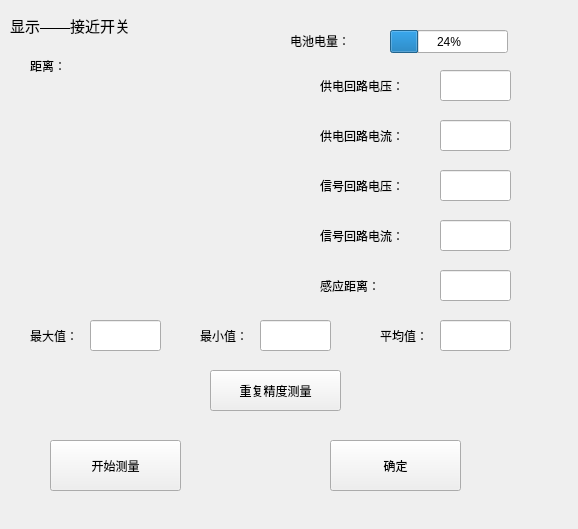
<?xml version="1.0" encoding="UTF-8"?>
<ui version="4.0">
 <class>showWin_proximitySwitch</class>
 <widget class="QWidget" name="showWin_proximitySwitch">
  <property name="geometry">
   <rect>
    <x>0</x>
    <y>0</y>
    <width>578</width>
    <height>529</height>
   </rect>
  </property>
  <property name="windowTitle">
   <string>显示_接近开关</string>
  </property>
  <widget class="QLabel" name="label">
   <property name="geometry">
    <rect>
     <x>10</x>
     <y>10</y>
     <width>301</width>
     <height>31</height>
    </rect>
   </property>
   <property name="font">
    <font>
     <pointsize>11</pointsize>
    </font>
   </property>
   <property name="text">
    <string>显示——接近开关</string>
   </property>
  </widget>
  <widget class="QPushButton" name="btn_ok">
   <property name="geometry">
    <rect>
     <x>330</x>
     <y>440</y>
     <width>131</width>
     <height>51</height>
    </rect>
   </property>
   <property name="text">
    <string>确定</string>
   </property>
  </widget>
  <widget class="QPushButton" name="btn_start_finish_mea">
   <property name="geometry">
    <rect>
     <x>50</x>
     <y>440</y>
     <width>131</width>
     <height>51</height>
    </rect>
   </property>
   <property name="text">
    <string>开始测量</string>
   </property>
   <property name="checkable">
    <bool>true</bool>
   </property>
  </widget>
  <widget class="QLabel" name="label_10">
   <property name="geometry">
    <rect>
     <x>320</x>
     <y>220</y>
     <width>211</width>
     <height>31</height>
    </rect>
   </property>
   <property name="text">
    <string>信号回路电流：</string>
   </property>
  </widget>
  <widget class="QLineEdit" name="lineE_signal_current">
   <property name="geometry">
    <rect>
     <x>440</x>
     <y>220</y>
     <width>71</width>
     <height>31</height>
    </rect>
   </property>
  </widget>
  <widget class="QLabel" name="label_8">
   <property name="geometry">
    <rect>
     <x>320</x>
     <y>120</y>
     <width>251</width>
     <height>31</height>
    </rect>
   </property>
   <property name="text">
    <string>供电回路电流：</string>
   </property>
  </widget>
  <widget class="QLineEdit" name="lineE_supply_voltage">
   <property name="geometry">
    <rect>
     <x>440</x>
     <y>70</y>
     <width>71</width>
     <height>31</height>
    </rect>
   </property>
  </widget>
  <widget class="QLineEdit" name="lineE_signal_voltage">
   <property name="geometry">
    <rect>
     <x>440</x>
     <y>170</y>
     <width>71</width>
     <height>31</height>
    </rect>
   </property>
  </widget>
  <widget class="QLabel" name="label_7">
   <property name="geometry">
    <rect>
     <x>320</x>
     <y>70</y>
     <width>251</width>
     <height>31</height>
    </rect>
   </property>
   <property name="text">
    <string>供电回路电压：</string>
   </property>
  </widget>
  <widget class="QLineEdit" name="lineE_supply_current">
   <property name="geometry">
    <rect>
     <x>440</x>
     <y>120</y>
     <width>71</width>
     <height>31</height>
    </rect>
   </property>
  </widget>
  <widget class="QLabel" name="label_9">
   <property name="geometry">
    <rect>
     <x>320</x>
     <y>170</y>
     <width>211</width>
     <height>31</height>
    </rect>
   </property>
   <property name="text">
    <string>信号回路电压：</string>
   </property>
  </widget>
  <widget class="QLabel" name="label_3">
   <property name="geometry">
    <rect>
     <x>30</x>
     <y>50</y>
     <width>91</width>
     <height>31</height>
    </rect>
   </property>
   <property name="text">
    <string>距离：</string>
   </property>
  </widget>
  <widget class="QCustomPlot" name="plot_distance" native="true">
   <property name="geometry">
    <rect>
     <x>30</x>
     <y>80</y>
     <width>271</width>
     <height>181</height>
    </rect>
   </property>
  </widget>
  <widget class="QLabel" name="label_2">
   <property name="geometry">
    <rect>
     <x>290</x>
     <y>20</y>
     <width>131</width>
     <height>41</height>
    </rect>
   </property>
   <property name="text">
    <string>电池电量：</string>
   </property>
  </widget>
  <widget class="QProgressBar" name="pBar_battery">
   <property name="geometry">
    <rect>
     <x>390</x>
     <y>30</y>
     <width>118</width>
     <height>23</height>
    </rect>
   </property>
   <property name="value">
    <number>24</number>
   </property>
  </widget>
  <widget class="QLineEdit" name="lineE_dis_max">
   <property name="geometry">
    <rect>
     <x>90</x>
     <y>320</y>
     <width>71</width>
     <height>31</height>
    </rect>
   </property>
  </widget>
  <widget class="QLabel" name="label_13">
   <property name="geometry">
    <rect>
     <x>30</x>
     <y>320</y>
     <width>101</width>
     <height>31</height>
    </rect>
   </property>
   <property name="text">
    <string>最大值：</string>
   </property>
  </widget>
  <widget class="QLabel" name="label_14">
   <property name="geometry">
    <rect>
     <x>200</x>
     <y>320</y>
     <width>191</width>
     <height>31</height>
    </rect>
   </property>
   <property name="text">
    <string>最小值：</string>
   </property>
  </widget>
  <widget class="QLineEdit" name="lineE_dis_min">
   <property name="geometry">
    <rect>
     <x>260</x>
     <y>320</y>
     <width>71</width>
     <height>31</height>
    </rect>
   </property>
  </widget>
  <widget class="QLabel" name="label_15">
   <property name="geometry">
    <rect>
     <x>380</x>
     <y>320</y>
     <width>191</width>
     <height>31</height>
    </rect>
   </property>
   <property name="text">
    <string>平均值：</string>
   </property>
  </widget>
  <widget class="QLineEdit" name="lineE_dis_avg">
   <property name="geometry">
    <rect>
     <x>440</x>
     <y>320</y>
     <width>71</width>
     <height>31</height>
    </rect>
   </property>
  </widget>
  <widget class="QPushButton" name="btn_repeat_precise">
   <property name="geometry">
    <rect>
     <x>210</x>
     <y>370</y>
     <width>131</width>
     <height>41</height>
    </rect>
   </property>
   <property name="text">
    <string>重复精度测量</string>
   </property>
  </widget>
  <widget class="QLabel" name="label_11">
   <property name="geometry">
    <rect>
     <x>320</x>
     <y>270</y>
     <width>121</width>
     <height>31</height>
    </rect>
   </property>
   <property name="text">
    <string>感应距离：</string>
   </property>
  </widget>
  <widget class="QLineEdit" name="lineE_sensing_dis">
   <property name="geometry">
    <rect>
     <x>440</x>
     <y>270</y>
     <width>71</width>
     <height>31</height>
    </rect>
   </property>
  </widget>
 </widget>
 <customwidgets>
  <customwidget>
   <class>QCustomPlot</class>
   <extends>QWidget</extends>
   <header location="global">qcustomplot.h</header>
   <container>1</container>
  </customwidget>
 </customwidgets>
 <resources/>
 <connections/>
</ui>
